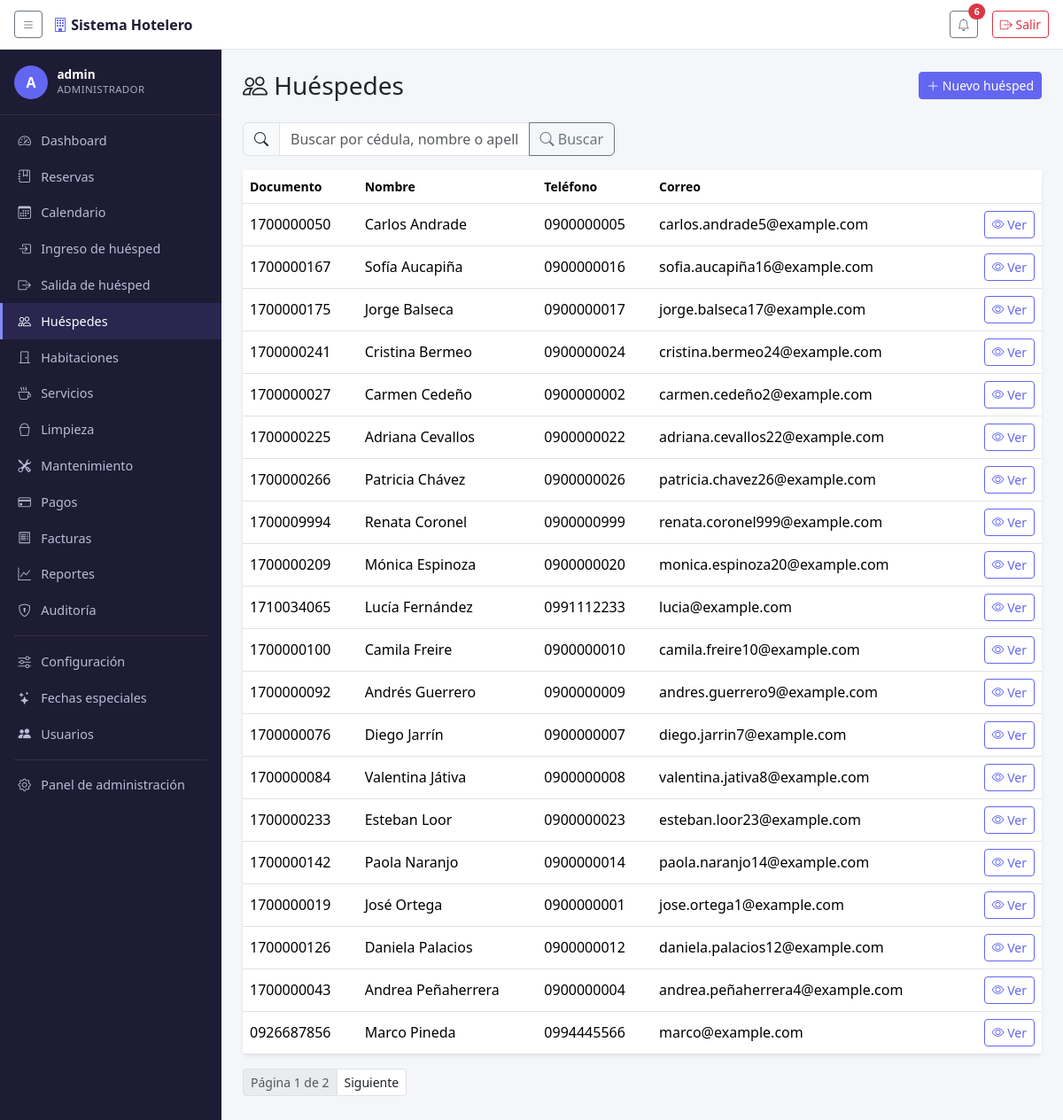
The app's page /huespedes/ (signed in) with its own data.
### reservas/models.py (models this page shows, shortened)
class Cliente(models.Model):
    cedula = models.CharField(
        max_length=13, primary_key=True, verbose_name='N.º de documento',
        help_text='Cédula (10 dígitos) o RUC (13 dígitos) según el tipo elegido abajo.',
    )
    tipo_documento = models.CharField(max_length=20, choices=TIPOS_DOCUMENTO, default='Cedula')
    nombre = models.CharField(max_length=50)
    apellido = models.CharField(max_length=50)
    telefono = models.CharField(
        max_length=10, validators=[validar_telefono_ecuador],
        help_text='10 dígitos, empieza con 0 (ej. 0991234567).',
    )
    correo = models.EmailField()
    direccion = models.CharField(max_length=100, null=True, blank=True)
    nacionalidad = models.CharField(max_length=50, null=True, blank=True)
    observaciones = models.TextField(null=True, blank=True)
    class Meta:
        ordering = ['apellido', 'nombre']
    def nombre_completo(self):
        return f'{self.nombre} {self.apellido}'

### reservas/views.py (the view)
# urls.py: path('huespedes/', views.huespedes_lista, name='huespedes_lista'),
@permission_required('reservas.view_cliente', raise_exception=True)
def huespedes_lista(request):
    q = request.GET.get('q', '').strip()
    huespedes = Cliente.objects.all()
    if q:
        huespedes = huespedes.filter(
            Q(cedula__icontains=q) | Q(nombre__icontains=q) | Q(apellido__icontains=q)
        )
    pagina = Paginator(huespedes, 20).get_page(request.GET.get('page'))
    return render(request, 'reservas/huespedes_lista.html', {
        'seccion': 'huespedes',
        'pagina': pagina,
        'q': q,
    })

### reservas/context_processors.py (called while the page is built)
def tema_temporada(request):
    if not request.user.is_authenticated:
        return {}
    hoy = timezone.localdate()
    especial = FechaEspecial.objects.filter(
        activo=True, fecha_inicio__lte=hoy, fecha_fin__gte=hoy,
    ).exclude(tema='ninguno').order_by('-fecha_inicio').first()
    if not especial:
        return {'tema_temporada': None}
    estilos = _ESTILOS_TEMA.get(especial.tema)
    if not estilos:
        return {'tema_temporada': None}
    return {'tema_temporada': {**estilos, 'fecha_especial': especial}}

### reservas/models.py (called while the page is built)
    def duracion(self):
        return (self.fecha_salida - self.fecha_ingreso).days

    def temporada_especial(self):
        return FechaEspecial.objects.filter(
            activo=True, fecha_inicio__lte=self.fecha_salida, fecha_fin__gte=self.fecha_ingreso,
        ).order_by('-fecha_inicio').first()

    def costo(self):
        base = self.habitacion.precio * self.duracion()
        temporada = self.temporada_especial()
        if temporada and temporada.porcentaje_ajuste:
            factor = Decimal('1') + (temporada.porcentaje_ajuste / Decimal('100'))
            base = (base * factor).quantize(Decimal('0.01'))
        return base

    def total_consumos(self):
        return self.consumos.aggregate(t=Sum('subtotal'))['t'] or 0

    def total_con_iva(self):
        return self.costo() + self.total_consumos()

    def total_pagado(self):
        return self.pagos.aggregate(t=Sum('monto'))['t'] or 0

    def saldo_pendiente(self):
        total = self.factura.total if hasattr(self, 'factura') else self.total_con_iva()
        return total - self.total_pagado()

### reservas/templates/reservas/huespedes_lista.html (shortened to what this page needs)
{% extends "base.html" %}
{% block content %}
<div class="d-flex justify-content-between align-items-center mb-4">
  <h1 class="h3 mb-0"><i class="bi bi-people"></i> Huéspedes</h1>
  {% if perms.reservas.add_cliente %}
  <a href="/admin/reservas/cliente/add/" class="btn btn-sm btn-primary">
    <i class="bi bi-plus-lg"></i> Nuevo huésped
  </a>
  {% endif %}
</div>
<form method="get" class="mb-3">
  <div class="input-group" style="max-width: 420px;">
    <span class="input-group-text"><i class="bi bi-search"></i></span>
    <input type="text" name="q" value="{{ q }}" class="form-control" placeholder="Buscar por cédula, nombre o apellido...">
    <button class="btn btn-outline-secondary" type="submit"><i class="bi bi-search"></i> Buscar</button>
  </div>
</form>
<div class="card border-0 shadow-sm">
  <div class="table-responsive">
    <table class="table align-middle mb-0">
      <thead>
        <tr class="text-muted small">
          <th>Documento</th>
          <th>Nombre</th>
          <th>Teléfono</th>
          <th>Correo</th>
          <th></th>
        </tr>
      </thead>
      <tbody>
        {% for h in pagina %}
        <tr>
          <td>{{ h.cedula }}</td>
          <td>{{ h.nombre_completo }}</td>
          <td>{{ h.telefono }}</td>
          <td>{{ h.correo }}</td>
          <td class="text-end">
            <a href="{% url 'huesped_detalle' h.cedula %}" class="btn btn-sm btn-outline-primary"><i class="bi bi-eye"></i> Ver</a>
          </td>
        </tr>
        {% empty %}
        <tr><td colspan="5" class="text-center text-muted py-4">
          {% if q %}No se encontraron huéspedes para "{{ q }}".{% else %}Todavía no hay huéspedes registrados.{% endif %}
        </td></tr>
        {% endfor %}
      </tbody>
    </table>
  </div>
</div>
{% if pagina.has_other_pages %}
<nav class="mt-3">
  <ul class="pagination pagination-sm">
    <li class="page-item disabled"><span class="page-link">Página {{ pagina.number }} de {{ pagina.paginator.num_pages }}</span></li>
    {% if pagina.has_next %}
    <li class="page-item"><a class="page-link" href="?q={{ q }}&page={{ pagina.next_page_number }}">Siguiente</a></li>
    {% endif %}
  </ul>
</nav>
{% endif %}
{% endblock %}

### reservas/templates/base.html (shortened to what this page needs)
{% load static %}
<!DOCTYPE html>
<html lang="es">
<head>
<link href="https://cdn.jsdelivr.net/npm/bootstrap@5.3.3/dist/css/bootstrap.min.css" rel="stylesheet">
<link href="https://cdn.jsdelivr.net/npm/bootstrap-icons@1.11.3/font/bootstrap-icons.css" rel="stylesheet">
</head>
<body>
<header class="topbar">
  <button class="btn btn-sm btn-outline-secondary" id="toggle-sidebar" type="button" aria-label="Mostrar/ocultar menú">
    <i class="bi bi-list"></i>
  </button>
  <span class="brand"><i class="bi bi-building"></i> Sistema Hotelero</span>
  <div class="ms-auto d-flex align-items-center gap-3">
    {% if request.user.is_authenticated %}
    <div class="dropdown">
      <button class="btn btn-sm btn-outline-secondary position-relative" type="button" data-bs-toggle="dropdown" aria-expanded="false">
        <i class="bi bi-bell"></i>
        {% if notificaciones_count %}
        <span class="position-absolute top-0 start-100 translate-middle badge rounded-pill bg-danger">
          {{ notificaciones_count }}
        </span>
        {% endif %}
      </button>
    </div>
    {% endif %}
    <form method="post" action="{% url 'logout' %}" class="m-0">
      <button type="submit" class="btn btn-sm btn-outline-danger">
        <i class="bi bi-box-arrow-right"></i> Salir
      </button>
    </form>
  </div>
</header>
<nav class="sidebar" id="sidebar">
  {% if request.user.is_authenticated %}
  <div class="sidebar-usuario">
    <div class="avatar">{{ request.user.get_username|slice:":1"|upper }}</div>
    <div>
      <div class="nombre">{{ request.user.get_username }}</div>
      <div class="rol">
        {% if request.user.is_superuser %}Administrador{% else %}{{ request.user.groups.first.name|default:"Usuario" }}{% endif %}
      </div>
    </div>
  </div>
  {% endif %}
  <ul class="nav flex-column py-2">
    <li class="nav-item">
      <a class="nav-link {% if seccion == 'dashboard' %}active{% endif %}" href="{% url 'dashboard' %}">
        <i class="bi bi-speedometer2"></i> Dashboard
      </a>
    </li>
    {% if perms.reservas.view_reserva %}
    <li class="nav-item">
      <a class="nav-link {% if seccion == 'reservas' %}active{% endif %}" href="{% url 'reservas_lista' %}">
        <i class="bi bi-journal-bookmark"></i> Reservas
      </a>
    </li>
    <li class="nav-item">
      <a class="nav-link {% if seccion == 'calendario' %}active{% endif %}" href="{% url 'calendario' %}">
        <i class="bi bi-calendar3"></i> Calendario
      </a>
    </li>
    {% endif %}
    {% if perms.reservas.change_reserva %}
    <li class="nav-item">
      <a class="nav-link {% if seccion == 'checkin' %}active{% endif %}" href="{% url 'checkin_lista' %}">
        <i class="bi bi-box-arrow-in-right"></i> Ingreso de huésped
      </a>
    </li>
    <li class="nav-item">
      <a class="nav-link {% if seccion == 'checkout' %}active{% endif %}" href="{% url 'checkout_lista' %}">
        <i class="bi bi-box-arrow-right"></i> Salida de huésped
      </a>
    </li>
    {% endif %}
    {% if perms.reservas.view_cliente %}
    <li class="nav-item">
      <a class="nav-link {% if seccion == 'huespedes' %}active{% endif %}" href="{% url 'huespedes_lista' %}">
        <i class="bi bi-people"></i> Huéspedes
      </a>
    </li>
    {% endif %}
    {% if perms.reservas.view_habitacion %}
    <li class="nav-item">
      <a class="nav-link {% if seccion == 'habitaciones' %}active{% endif %}" href="{% url 'habitaciones_grid' %}">
        <i class="bi bi-door-closed"></i> Habitaciones
      </a>
    </li>
    {% endif %}
    {% if perms.reservas.view_servicio %}
    <li class="nav-item">
      <a class="nav-link" href="/admin/reservas/servicio/">
        <i class="bi bi-cup-hot"></i> Servicios
      </a>
    </li>
    {% endif %}
    {% if perms.reservas.view_tarealimpieza %}
    <li class="nav-item">
      <a class="nav-link {% if seccion == 'limpieza' %}active{% endif %}" href="{% url 'limpieza_lista' %}">
        <i class="bi bi-bucket"></i> Limpieza
      </a>
    </li>
    {% endif %}
    {% if perms.reservas.view_incidencia %}
    <li class="nav-item">
      <a class="nav-link {% if seccion == 'mantenimiento' %}active{% endif %}" href="{% url 'mantenimiento_lista' %}">
        <i class="bi bi-tools"></i> Mantenimiento
      </a>
    </li>
    {% endif %}
    {% if perms.reservas.view_pago %}
    <li class="nav-item">
      <a class="nav-link {% if seccion == 'pagos' %}active{% endif %}" href="{% url 'pagos_lista' %}">
        <i class="bi bi-credit-card"></i> Pagos
      </a>
    </li>
    {% endif %}
    {% if perms.reservas.view_factura %}
    <li class="nav-item">
      <a class="nav-link {% if seccion == 'facturas' %}active{% endif %}" href="{% url 'facturas_lista' %}">
        <i class="bi bi-receipt"></i> Facturas
      </a>
    </li>
    {% endif %}
    <li class="nav-item">
      <a class="nav-link {% if seccion == 'reportes' %}active{% endif %}" href="{% url 'reportes_lista' %}">
        <i class="bi bi-graph-up"></i> Reportes
      </a>
    </li>
    {% if perms.reservas.view_auditlog %}
    <li class="nav-item">
      <a class="nav-link {% if seccion == 'auditoria' %}active{% endif %}" href="{% url 'auditoria_lista' %}">
        <i class="bi bi-shield-lock"></i> Auditoría
      </a>
    </li>
    {% endif %}
    <li><hr class="text-secondary my-2 mx-3"></li>
    {% if perms.reservas.view_configuracionhotel %}
    <li class="nav-item">
      <a class="nav-link {% if seccion == 'configuracion' %}active{% endif %}" href="{% url 'configuracion' %}">
        <i class="bi bi-sliders"></i> Configuración
      </a>
    </li>
    {% endif %}
    {% if perms.reservas.view_fechaespecial %}
    <li class="nav-item">
      <a class="nav-link {% if seccion == 'fechas_especiales' %}active{% endif %}" href="{% url 'fechas_especiales_lista' %}">
        <i class="bi bi-stars"></i> Fechas especiales
      </a>
    </li>
    {% endif %}
    {% if request.user.is_superuser %}
    <li class="nav-item">
      <a class="nav-link {% if seccion == 'usuarios' %}active{% endif %}" href="{% url 'usuarios_lista' %}">
        <i class="bi bi-people-fill"></i> Usuarios
      </a>
    </li>
    {% endif %}
    <li><hr class="text-secondary my-2 mx-3"></li>
    {% if request.user.is_staff %}
    <li class="nav-item">
      <a class="nav-link" href="/admin/">
        <i class="bi bi-gear"></i> Panel de administración
      </a>
    </li>
    {% endif %}
  </ul>
</nav>
<main class="contenido" id="contenido">
  {% block content %}{% endblock %}
</main>
</body>
</html>

### reservas/templates/base.html (style rules this page uses)
:root { --sidebar-width: 250px; --acento: #6366f1; --acento-oscuro: #4f46e5; --acento-claro: #818cf8; --sidebar-bg: #1e1b34; --sidebar-bg-hover: #2a2650; }
body { background: #f4f6f9; min-height: 100vh; }
.btn-primary { --bs-btn-bg: var(--acento); --bs-btn-border-color: var(--acento); --bs-btn-hover-bg: var(--acento-oscuro); --bs-btn-hover-border-color: var(--acento-oscuro); --bs-btn-active-bg: var(--acento-oscuro); --bs-btn-active-border-color: var(--acento-oscuro); --bs-btn-disabled-bg: var(--acento); --bs-btn-disabled-border-color: var(--acento); --bs-btn-focus-shadow-rgb: 99, 102, 241; }
.btn-outline-primary { --bs-btn-color: var(--acento); --bs-btn-border-color: var(--acento); --bs-btn-hover-bg: var(--acento); --bs-btn-hover-border-color: var(--acento); --bs-btn-active-bg: var(--acento); --bs-btn-active-border-color: var(--acento); --bs-btn-disabled-color: var(--acento); --bs-btn-disabled-border-color: var(--acento); }
.page-link { color: var(--acento); }
.contenido a:not(.btn):not(.dropdown-item):not(.badge) { color: #212529; text-decoration: none; }
.topbar { height: 56px; background: #fff; border-bottom: 1px solid #e3e6ea; position: fixed; top: 0; left: 0; right: 0; z-index: 1030; display: flex; align-items: center; padding: 0 1rem; gap: .75rem; }
.topbar .brand { font-weight: 600; color: #1e1b34; }
.topbar .brand i { color: var(--acento); }
.sidebar { position: fixed; top: 56px; bottom: 0; left: 0; width: var(--sidebar-width); background: var(--sidebar-bg); overflow-y: auto; transition: transform .2s ease-in-out; z-index: 1020; }
.sidebar-usuario { padding: 1.1rem 1rem; display: flex; align-items: center; gap: .65rem; border-bottom: 1px solid rgba(255,255,255,.08); }
.sidebar-usuario .avatar { width: 38px; height: 38px; border-radius: 50%; background: var(--acento); color: #fff; display: flex; align-items: center; justify-content: center; font-weight: 700; flex-shrink: 0; }
.sidebar-usuario .nombre { color: #fff; font-size: .85rem; font-weight: 600; line-height: 1.2; }
.sidebar-usuario .rol { color: #a5adc2; font-size: .72rem; text-transform: uppercase; letter-spacing: .03em; }
.sidebar .nav-link { color: #b7bdd4; padding: .6rem 1rem; display: flex; align-items: center; gap: .6rem; border-left: 3px solid transparent; font-size: .9rem; }
.sidebar .nav-link i { width: 1.1rem; text-align: center; }
.sidebar .nav-link.active, .sidebar .nav-link:hover:not(.disabled) { background: var(--sidebar-bg-hover); color: #fff; border-left-color: var(--acento-claro); }
.contenido { margin-left: var(--sidebar-width); margin-top: 56px; padding: 1.5rem; transition: margin-left .2s ease-in-out; }

### records on screen
Cliente: cedula "1700000050", nombre_completo "Carlos Andrade", telefono "0900000005", correo "carlos.andrade5@example.com"
Cliente: cedula "1700000167", nombre_completo "Sofía Aucapiña", telefono "0900000016", correo "sofia.aucapiña16@example.com"
Cliente: cedula "1700000175", nombre_completo "Jorge Balseca", telefono "0900000017", correo "jorge.balseca17@example.com"
Cliente: cedula "1700000241", nombre_completo "Cristina Bermeo", telefono "0900000024", correo "cristina.bermeo24@example.com"
Cliente: cedula "1700000027", nombre_completo "Carmen Cedeño", telefono "0900000002", correo "carmen.cedeño2@example.com"
Cliente: cedula "1700000225", nombre_completo "Adriana Cevallos", telefono "0900000022", correo "adriana.cevallos22@example.com"
Cliente: cedula "1700000266", nombre_completo "Patricia Chávez", telefono "0900000026", correo "patricia.chavez26@example.com"
Cliente: cedula "1700009994", nombre_completo "Renata Coronel", telefono "0900000999", correo "renata.coronel999@example.com"
Cliente: cedula "1700000209", nombre_completo "Mónica Espinoza", telefono "0900000020", correo "monica.espinoza20@example.com"
Cliente: cedula "1710034065", nombre_completo "Lucía Fernández", telefono "0991112233", correo "lucia@example.com"
Cliente: cedula "1700000100", nombre_completo "Camila Freire", telefono "0900000010", correo "camila.freire10@example.com"
Cliente: cedula "1700000092", nombre_completo "Andrés Guerrero", telefono "0900000009", correo "andres.guerrero9@example.com"
Cliente: cedula "1700000076", nombre_completo "Diego Jarrín", telefono "0900000007", correo "diego.jarrin7@example.com"
Cliente: cedula "1700000084", nombre_completo "Valentina Játiva", telefono "0900000008", correo "valentina.jativa8@example.com"
Cliente: cedula "1700000233", nombre_completo "Esteban Loor", telefono "0900000023", correo "esteban.loor23@example.com"
Cliente: cedula "1700000142", nombre_completo "Paola Naranjo", telefono "0900000014", correo "paola.naranjo14@example.com"
Cliente: cedula "1700000019", nombre_completo "José Ortega", telefono "0900000001", correo "jose.ortega1@example.com"
Cliente: cedula "1700000126", nombre_completo "Daniela Palacios", telefono "0900000012", correo "daniela.palacios12@example.com"
Cliente: cedula "1700000043", nombre_completo "Andrea Peñaherrera", telefono "0900000004", correo "andrea.peñaherrera4@example.com"
Cliente: cedula "0926687856", nombre_completo "Marco Pineda", telefono "0994445566", correo "marco@example.com"

### other values on screen
{{ notificaciones_count }} "6"
{{ request.user.get_username|slice:":1"|upper }} "A"
{{ request.user.get_username }} "admin"
{{ pagina.number }} "1"
{{ pagina.paginator.num_pages }} "2"
